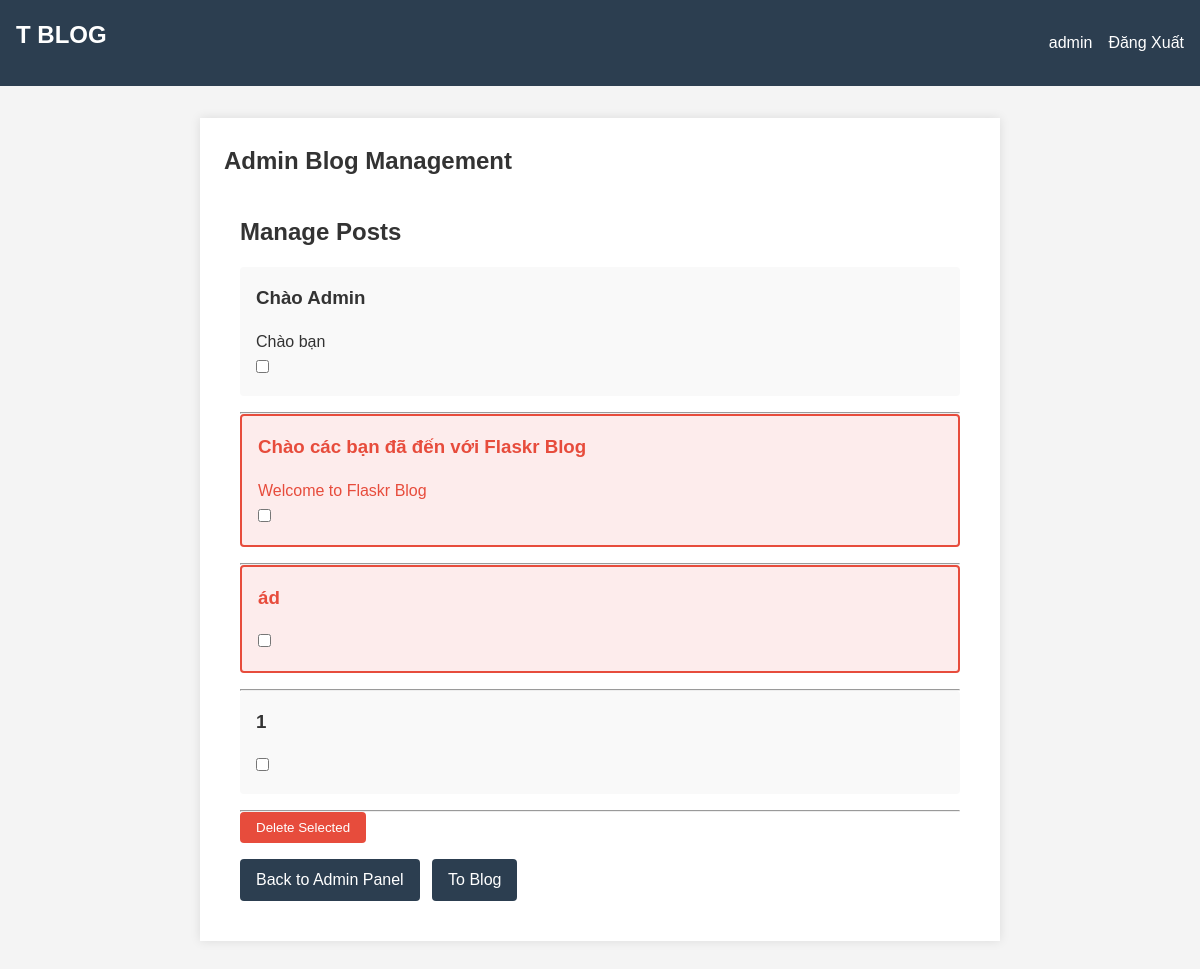
The page /admin/posts (signed in) on the database as committed earlier.
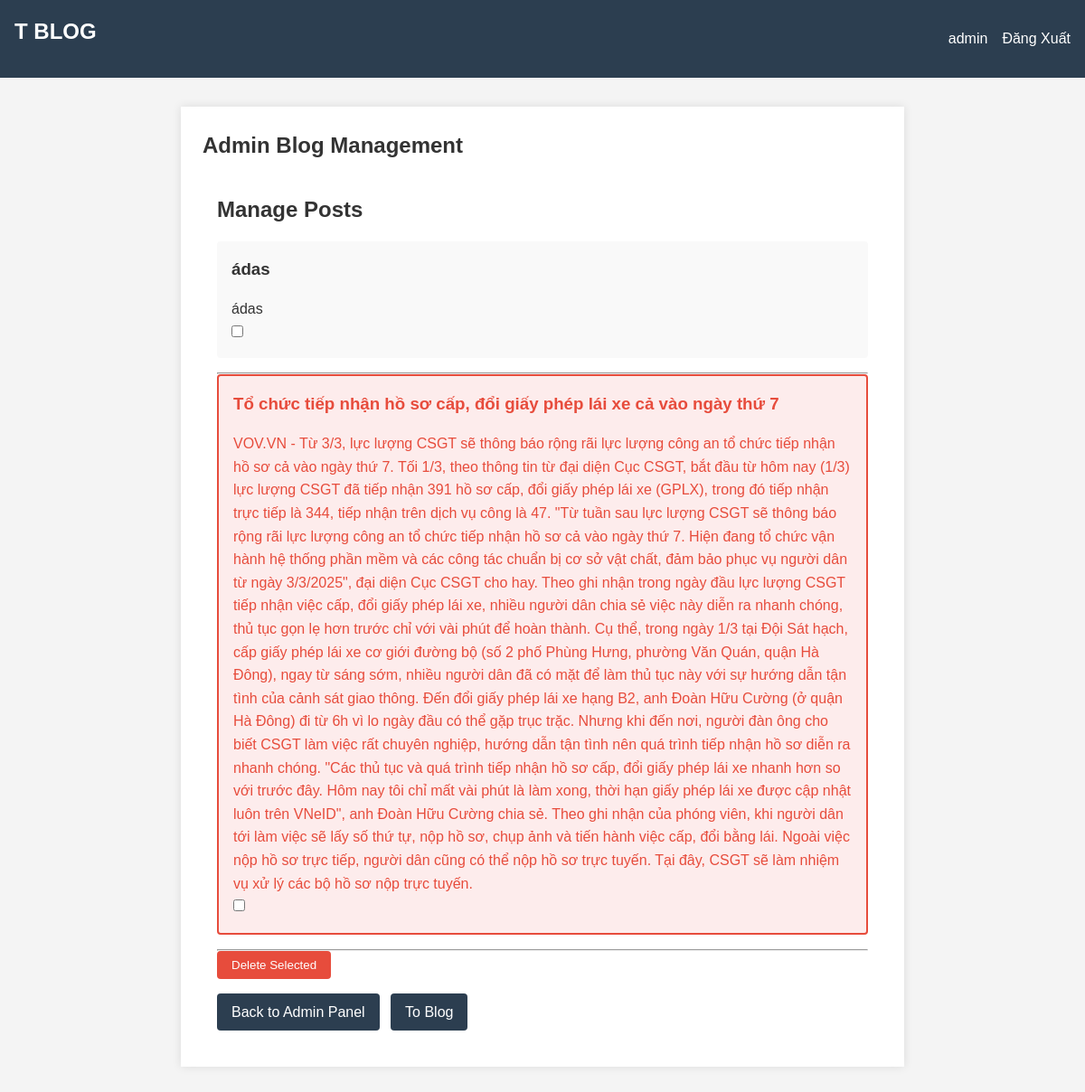
The same page on the database as committed later.
### tables this page shows
CREATE TABLE post (
  id INTEGER PRIMARY KEY AUTOINCREMENT,
  author_id INTEGER NOT NULL,
  created TIMESTAMP NOT NULL DEFAULT CURRENT_TIMESTAMP,
  title TEXT NOT NULL,
  body TEXT NOT NULL,
  FOREIGN KEY (author_id) REFERENCES user (id)
);

### flaskr/blog.py (the view)
@bp.route('/admin/posts')
@login_required
def admin_posts():
    if g.user is None or g.user['is_admin'] == 0:  # Kiểm tra quyền admin
        abort(403)
    posts = get_db().execute(
        'SELECT p.id, title, body, created, author_id, username, is_admin'  # Thêm cột is_admin
        ' FROM post p JOIN user u ON p.author_id = u.id'
        ' ORDER BY created DESC'
    ).fetchall()
    return render_template('admin_posts.html', posts=posts)  # Đảm bảo rằng trang này hiển thị các bài viết

### flaskr/auth.py (called while the page is built)
@bp.before_app_request
def load_logged_in_user():
    user_id = session.get('user_id')
    if user_id is None:
        g.user = None
    else:
        g.user = get_db().execute(
            'SELECT * FROM user WHERE id = ?', (user_id,)
        ).fetchone()  # fetchone() trả về một sqlite3.Row

def login_required(view):
    @functools.wraps(view)
    def wrapped_view(**kwargs):
        if g.user is None:
            return redirect(url_for('auth.login'))
        return view(**kwargs)
    return wrapped_view

### flaskr/db.py (called while the page is built)
def get_db():
    if 'db' not in g:
        g.db = sqlite3.connect(
            current_app.config['DATABASE'],
            detect_types=sqlite3.PARSE_DECLTYPES
        )
        g.db.row_factory = sqlite3.Row
    return g.db

### flaskr/templates/admin_posts.html (shortened to what this page needs)
{% extends 'base.html' %}
{% block header %}
  <h1>Admin Blog Management</h1>
{% endblock %}
{% block content %}
<section class="admin-section">
  <h2>Manage Posts</h2>
  <form action="{{ url_for('blog.delete_multiple_posts') }}" method="post" class="form-list">
    {% for post in posts %}
      <div class="post-item {% if post.is_admin %}admin{% endif %}">
        <h3>{{ post.title }}</h3>
        <p>{{ post.body }}</p>
        <input type="checkbox" name="post_ids" value="{{ post.id }}">
      </div>
      <hr>
    {% endfor %}
    <input class="btn danger" type="submit" value="Delete Selected" onclick="return confirm('Are you sure you want to delete the selected posts?');">
  </form>
  <div class="navigation-links">
    <a class="btn" href="{{ url_for('blog.admin') }}">Back to Admin Panel</a>
    <a class="btn" href="{{ url_for('blog.index') }}">To Blog</a>
  </div>
</section>
{% endblock %}

Rows that differ between the two databases and show on the page:
removed post: title "Chào Admin", body "Chào bạn"
removed post: title "Chào các bạn đã đến với Flaskr Blog", body "Welcome to Flaskr Blog"
removed post: title "ád"
removed post: title "1"
added post: title "ádas", body "ádas"
added post: title "Tổ chức tiếp nhận hồ sơ cấp, đổi giấy phép lái xe cả vào ngày thứ 7", body "VOV.VN - Từ 3/3, lực lượng CSGT sẽ thông báo rộng rãi lực lượng công an tổ chức tiếp nhận hồ sơ cả vào ngày thứ 7. Tối 1/3, theo thông tin từ đại diện Cục CSGT, bắt đầu từ hôm nay (1/3) lực lượng CSGT đã tiếp nhận 391 hồ sơ cấp, đổi giấy phép lái xe (GPLX), trong đó tiếp nhận trực tiếp là 344, tiếp nhận trên dịch vụ công là 47. \"Từ tuần sau lực lượng CSGT sẽ thông báo rộng rãi lực lượng công an tổ chức tiếp nhận hồ sơ cả vào ngày thứ 7. Hiện đang tổ chức vận hành hệ thống phần mềm và các công tác chuẩn bị cơ sở vật chất, đảm bảo phục vụ người dân từ ngày 3/3/2025\", đại diện Cục CSGT cho hay. Theo ghi nhận trong ngày đầu lực lượng CSGT tiếp nhận việc cấp, đổi giấy phép lái xe, nhiều người…"
